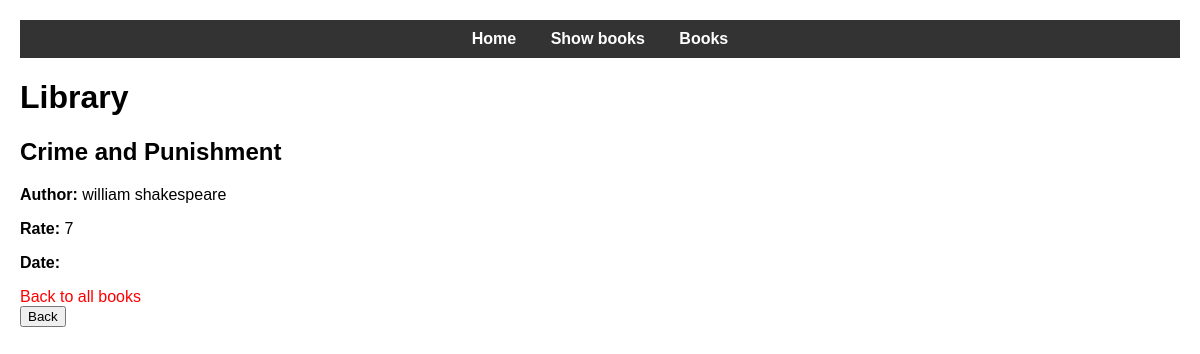
The page /libray/books/1/ on the database its author committed.
### libray/models.py (models this page shows, shortened)
class Book(models.Model):
    name = models.CharField(max_length=200)
    publish_date = models.DateField()
    rate = models.IntegerField(default=0)
    author = models.ForeignKey(Author, on_delete=models.CASCADE, related_name='books')

class Author(models.Model):
    name = models.CharField(max_length=100)

### libray/views.py (the view)
# urls.py: path('books/<int:book_id>/', views.book_detail, name='book_detail'),
def book_detail(request, book_id):
    try:
        book = Book.objects.get(id=book_id)
    except Book.DoesNotExist:
        return render(request, 'pages/404.html', status=404)
    return render(request, 'pages/book_detail.html', {'book': book})

### templates/pages/book_detail.html (shortened to what this page needs)
{% extends 'base.html' %}
{% block content %}
<h2>{{ book.name }}</h2>
<p><strong>Author:</strong> {{ book.author.name }}</p>
<p><strong>Rate:</strong> {{ book.rate }}</p>
<p><strong>Date:</strong> {{ book.date }}</p>
<a href="{% url 'books_list' %}">Back to all books</a>
{% endblock %}

### static/css/style.css (style rules this page uses)
body { font-family: Arial, sans-serif; margin: 20px; }
a { color: red; text-decoration: none; }

### rows shown on the page
Book: name "Crime and Punishment", author.name "william shakespeare", rate "7"
